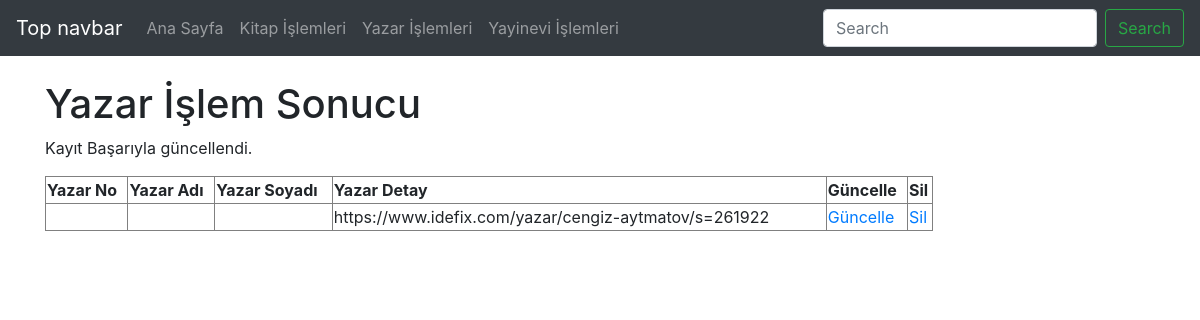
The page /onurozturk_final/yazar_guncellendi.php on the database as committed earlier.
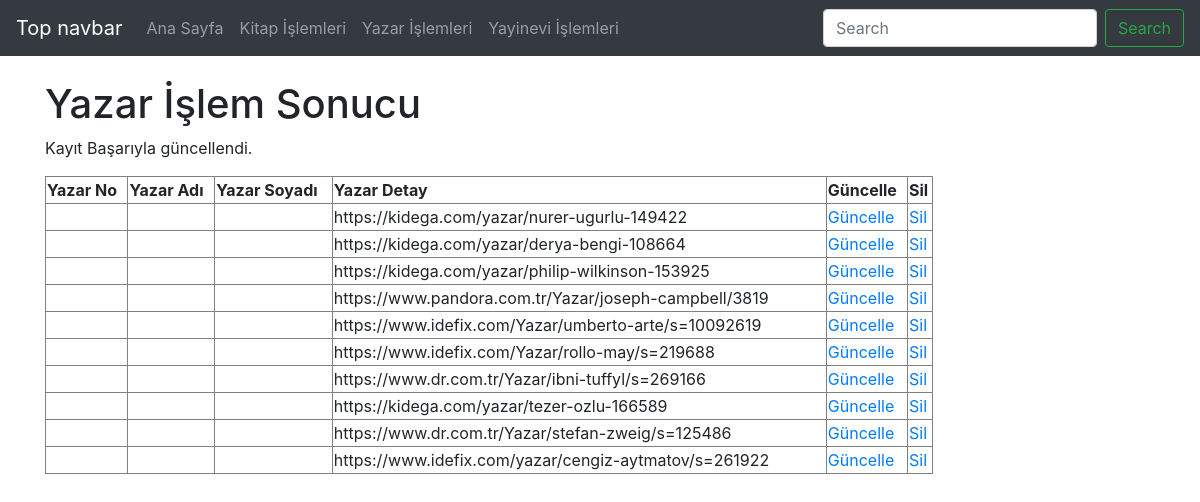
The same page on the database as committed later.
### tables this page shows
CREATE TABLE `yazar` (
  `YazarKayıtNO` smallint(6) NOT NULL COMMENT 'YAZARIN KAYIT NUMARASI',
  `YazarKayıtTARİH` timestamp NOT NULL DEFAULT current_timestamp() COMMENT 'YAZARIN KAYIT TARİHİ',
  `YazarAdı` varchar(100) NOT NULL COMMENT 'YAZARIN ADI',
  `YazarSoyadı` varchar(100) NOT NULL COMMENT 'YAZARIN SOYADI',
  `YazarURL` varchar(100) DEFAULT NULL COMMENT 'YAZARIN İNTERNET SİTESİ'
);

### onurozturk_final/yazar_guncellendi.php (the view, shortened to what this page needs)
<?php
    require_once("baglanti.php");
    $YazarKayitNO = mysqli_real_escape_string($baglanti, $_POST['YazarKayitNO']);
    $YazarAdi = mysqli_real_escape_string($baglanti, $_POST['YazarAdi']);
    $YazarSoyadi = mysqli_real_escape_string($baglanti, $_POST['YazarSoyadi']);
    $YazarURL = mysqli_real_escape_string($baglanti, $_POST['YazarURL']);
    $sorgu = "UPDATE yazar SET YazarAdi = '$YazarAdi', YazarSoyadi = '$YazarSoyadi', YazarURL = '$YazarURL' WHERE YazarKayitNO = $YazarKayitNO";
    if (mysqli_query($baglanti, $sorgu)) {
        $islemSonuc = "Kayıt Başarıyla güncellendi.";
    } else {
        $islemSonuc = "Hata: " . $sorgu . "<br>" . mysqli_error($baglanti);
    }
    $sorgu2 = mysqli_query($baglanti, "SELECT * FROM yazar ORDER BY YazarKayitNO DESC");
?>
<!DOCTYPE html>
<html lang="tr"><head><meta http-equiv="Content-Type" content="text/html; charset=UTF-8">
<link href="bootstrap.min.css" rel="stylesheet">
    <link href="./katalog_files/navbar-top.css" rel="stylesheet">
  </head>
  <body>
    <nav class="navbar navbar-expand-md navbar-dark bg-dark mb-4">
  <a class="navbar-brand" href="https://getbootstrap.com/docs/4.4/examples/navbar-static/#">Top navbar</a>
  <div class="collapse navbar-collapse" id="navbarCollapse">
    <ul class="navbar-nav mr-auto">
      <li class="nav-item">
        <a class="nav-link" href="index.php">Ana Sayfa </a>
      </li>
      <li class="nav-item">
        <a class="nav-link" href="eser.php">Kitap İşlemleri</a>
      </li>
      <li class="nav-item">
        <a class="nav-link" href="yazar.php">Yazar İşlemleri</a>
      </li>
      <li class="nav-item">
        <a class="nav-link" href="yayinevi.php">Yayinevi İşlemleri</a>
      </li>
    </ul>
    <form class="form-inline mt-2 mt-md-0">
      <input class="form-control mr-sm-2" type="text" placeholder="Search" aria-label="Search">
      <button class="btn btn-outline-success my-2 my-sm-0" type="submit">Search</button>
    </form>
  </div>
</nav>
<main role="main" class="container">
<h1>Yazar İşlem Sonucu</h1>
<p><?php echo $islemSonuc; ?></p>
<?php
echo("<table border=1 width=80%>");
    echo("<tr>");
    echo("<td><b>Yazar No</b></td>");
    echo("<td><b>Yazar Adı</b></td>");
    echo("<td><b>Yazar Soyadı</b></td>");
    echo("<td><b>Yazar Detay</b></td>");
    echo("<td><b>Güncelle</b></td>");
    echo("<td><b>Sil</b></td>");
    echo("</tr>");
while($satir = mysqli_fetch_assoc($sorgu2)){
    echo("<tr>");
    echo("<td>".$satir["YazarKayitNO"]."</td>");
    echo("<td>".$satir["YazarAdi"]."</td>");
    echo("<td>".$satir["YazarSoyadi"]."</td>");
    echo("<td>".$satir["YazarURL"]."</td>");
    echo("<td><a href='guncellenecek.php?YazarKayitNO=".$satir["YazarKayitNO"]."'>Güncelle</a></td>");
    echo("<td><a href='sil.php?YazarKayitNO=".$satir["YazarKayitNO"]."'>Sil</a></td>");
    echo("</tr>");
            }
echo("</table>");
?>
</main>
</body></html>

Rows that differ between the two databases and show on the page:
added yazar: YazarURL "https://kidega.com/yazar/nurer-ugurlu-149422"
added yazar: YazarURL "https://kidega.com/yazar/derya-bengi-108664"
added yazar: YazarURL "https://kidega.com/yazar/philip-wilkinson-153925"
added yazar: YazarURL "https://www.pandora.com.tr/Yazar/joseph-campbell/3819"
added yazar: YazarURL "https://www.idefix.com/Yazar/umberto-arte/s=10092619"
added yazar: YazarURL "https://www.idefix.com/Yazar/rollo-may/s=219688"
added yazar: YazarURL "https://www.dr.com.tr/Yazar/ibni-tuffyl/s=269166"
added yazar: YazarURL "https://kidega.com/yazar/tezer-ozlu-166589"
added yazar: YazarURL "https://www.dr.com.tr/Yazar/stefan-zweig/s=125486"
